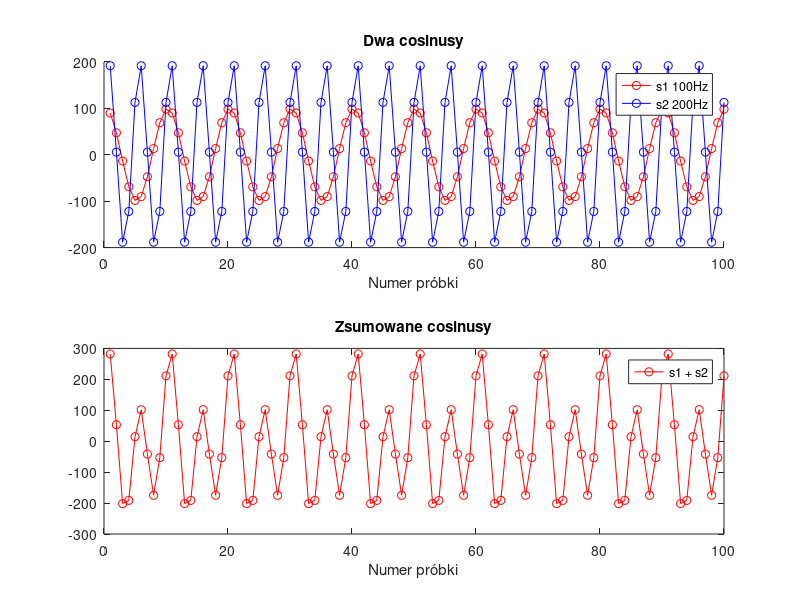
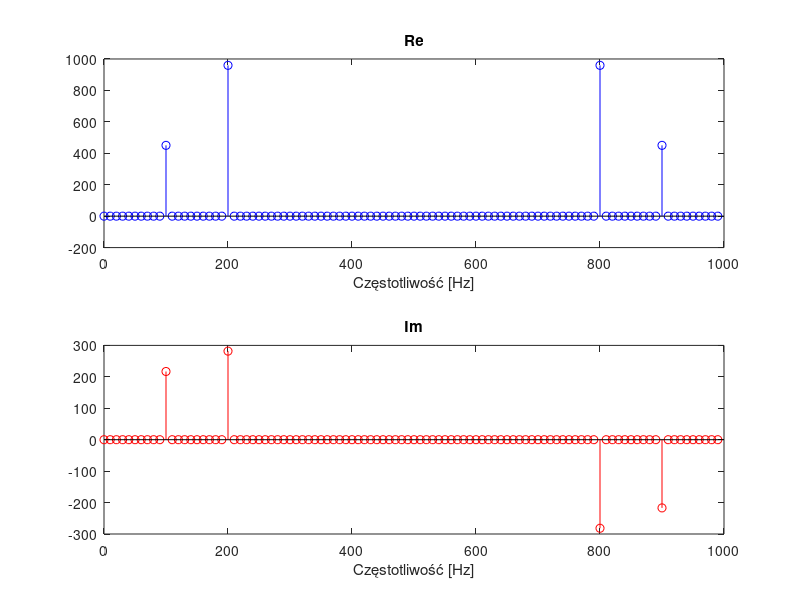
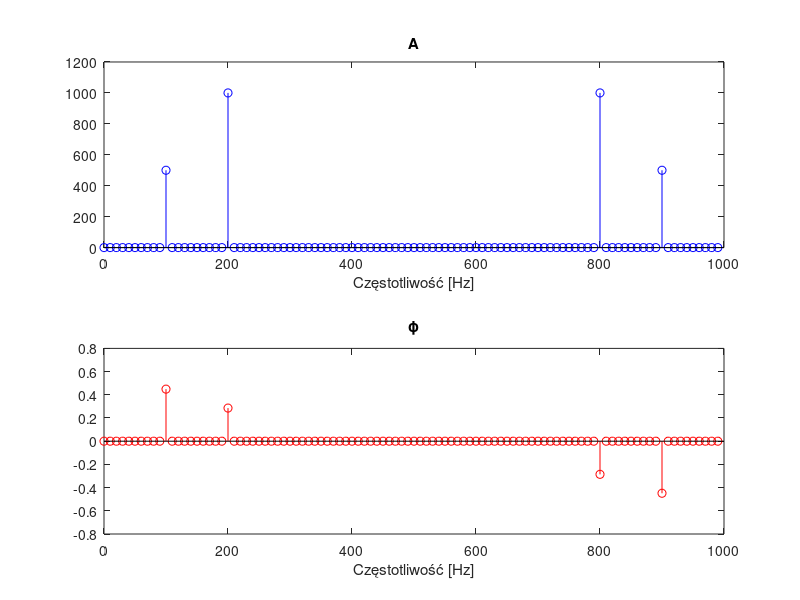
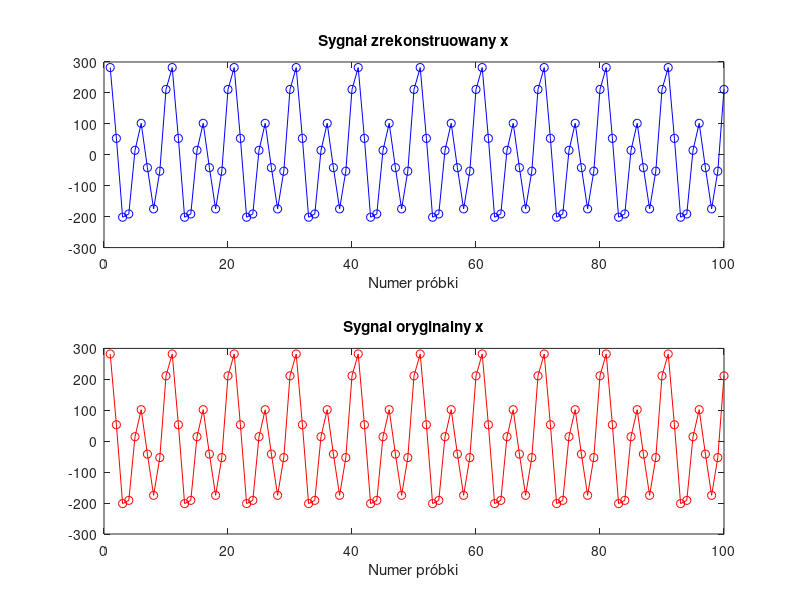

The MATLAB script that drew these images, in order:
clc;
% Zadanie 1 -  DFT sygnału harmonicznego
clear all; close all;


% Dane
N = 100;    % liczba probek
fs = 1000;  % czestotliwosc probkowania
st = 1/fs;  % krok próbkowania
T = 0.1;    % czas trwania probkowania (100 probek dla 1000Hz = 0.1s)

sample = 0:st:T-st; % przedział czasowy próbkowania

%  Częstotliwości
f1 = 100;
f2 = 200;

% Amplitudy 
A1 = 100;
A2 = 200;

% Kąty fazowe
p1 = (pi/7);
p2 = (pi/11);

% Tworzenie sygnału z sumy sinusów 
s1 = @(t) A1 * cos(2*pi*f1*t + p1);
s2 = @(t) A2 * cos(2*pi*f2*t + p2);

% Sygnał x z sumy sinusów 
x = s1(sample) + s2(sample);

figure(2);
subplot(2,1,1);
hold all;
plot(s1(sample), 'r-o');
plot(s2(sample), 'b-o');
title('Dwa cosinusy');
legend('s1 100Hz','s2 200Hz');
xlabel('Numer próbki');

subplot(2,1,2);
plot(x, 'r-o')
title('Zsumowane cosinusy');
legend('s1 + s2');
xlabel('Numer próbki');
pause;
% Generowanie macierzy A - macierzy transformacji DFT
% W = exp(1i*2*pi/N)

for k = 1:N
    for n = 1:N
        A(k,n) = (1/sqrt(N)) * ((exp(1i*2*pi/N)) ^ (-(k-1)*(n-1)));
    end
end

% Dyskretna transformata Fouriera - DFT
X = A * x';

% Rysowanie widma y sygnału x
XRe = real(X);   % część rzeczywista
XIm = imag(X);   % część urojona
Amplitude  = abs(X);    % moduł
phase  = angle(X) .* (abs(X)>1);  % faza

% Skalowanie osi częstotliwości w Herzach
f = (0:N-1)*fs/N;

figure(3);
subplot(2,1,1);
stem(f,XRe, 'b-o');
title('Re');
xlabel('Częstotliwość [Hz]');

subplot(2,1,2);
stem(f, XIm, 'r-o');
title('Im');
xlabel('Częstotliwość [Hz]');
pause;

figure(4);
subplot(2,1,1);
stem(f, Amplitude, 'b-o');
title('A');
xlabel('Częstotliwość [Hz]');

subplot(2,1,2);
stem(f, phase, 'r-o');
title('ϕ');
xlabel('Częstotliwość [Hz]');
pause;

% Wyznaczanie B - macierzy rekonstrukcji macierzy A
B = A';
xrcnst = B * X;

figure(5);
subplot(2,1,1);
plot(real(xrcnst), 'b-o');
title('Sygnał zrekonstruowany x');
xlabel('Numer próbki');

subplot(2,1,2);
plot(x, 'r-o');
title('Sygnal oryginalny x');
xlabel('Numer próbki');
pause;

% Sprawdzenie czy transformata posiada 
% właściwość perfekcyjnej rekonstrukcji
err1 = max(max(abs(x'-xrcnst)));
fprintf('Klasyczna rekonstrukcja sygnału z błędem:  %u\n', err1)

% Zastąpienie operacji X = Ax przez X = fft(x) (transformata fouriera)
% Zastąpienie operacji Xrcnst = BX przez Xrcnst = ifft(X) (odwrotna
% transformata fouriera)
X = fft(x);
xrcnst = ifft(X);

% Sprawdzenie czy transformata posiada 
% właściwość perfekcyjnej rekonstrukcji
err2 = max(max(abs(x-xrcnst)));
fprintf('Rekonstrukcja sygnału przez iftt z błędem:  %u\n', err2)

fprintf('Różnica w rekonstrukcjach sygnału: %u\n', err2/err1)
pause;

% Zmiana f1 na 125Hz
f1 = 125;
s1 = @(t) A1 * cos(2*pi*f1*t + p1);
x = s1(sample) + s2(sample);

figure(6);
subplot(2,1,1);
hold all;
plot(s1(sample), 'r-o');
plot(s2(sample), 'b-o');
title('Dwa cosinusy do sumowania');
legend('s1 125Hz','s2 200Hz');
xlabel('Numer próbki');

subplot(2,1,2);
plot(x, 'r-o')
title('Zsumowane cosinusy');
legend('s1 + s2');
xlabel('Numer próbki');
pause;

% Dyskretna transformata Fouriera - DFT
X = A * x';

% Rysowanie widma y sygnału x
XRe = real(X);   %część rzeczywista
XIm = imag(X);   %część urojona
Amplitude  = abs(X);    %moduł
phase  = angle(X);  %faza

% Skalowanie osi częstotliwości w Herzach
f = (0:N-1)*fs/N;

figure(7);
subplot(2,1,1);
stem(f,XRe, 'b-o');
title('Re');
xlabel('Częstotliwość [Hz]');

subplot(2,1,2);
stem(f, XIm, 'r-o');
title('Im');
xlabel('Częstotliwość [Hz]');
pause;

figure(8);
subplot(2,1,1);
stem(f, Amplitude, 'b-o');
title('A');
xlabel('Częstotliwość [Hz]');

subplot(2,1,2);
stem(f, phase, 'r-o');
title('ϕ');
xlabel('Częstotliwość [Hz]');
pause;


